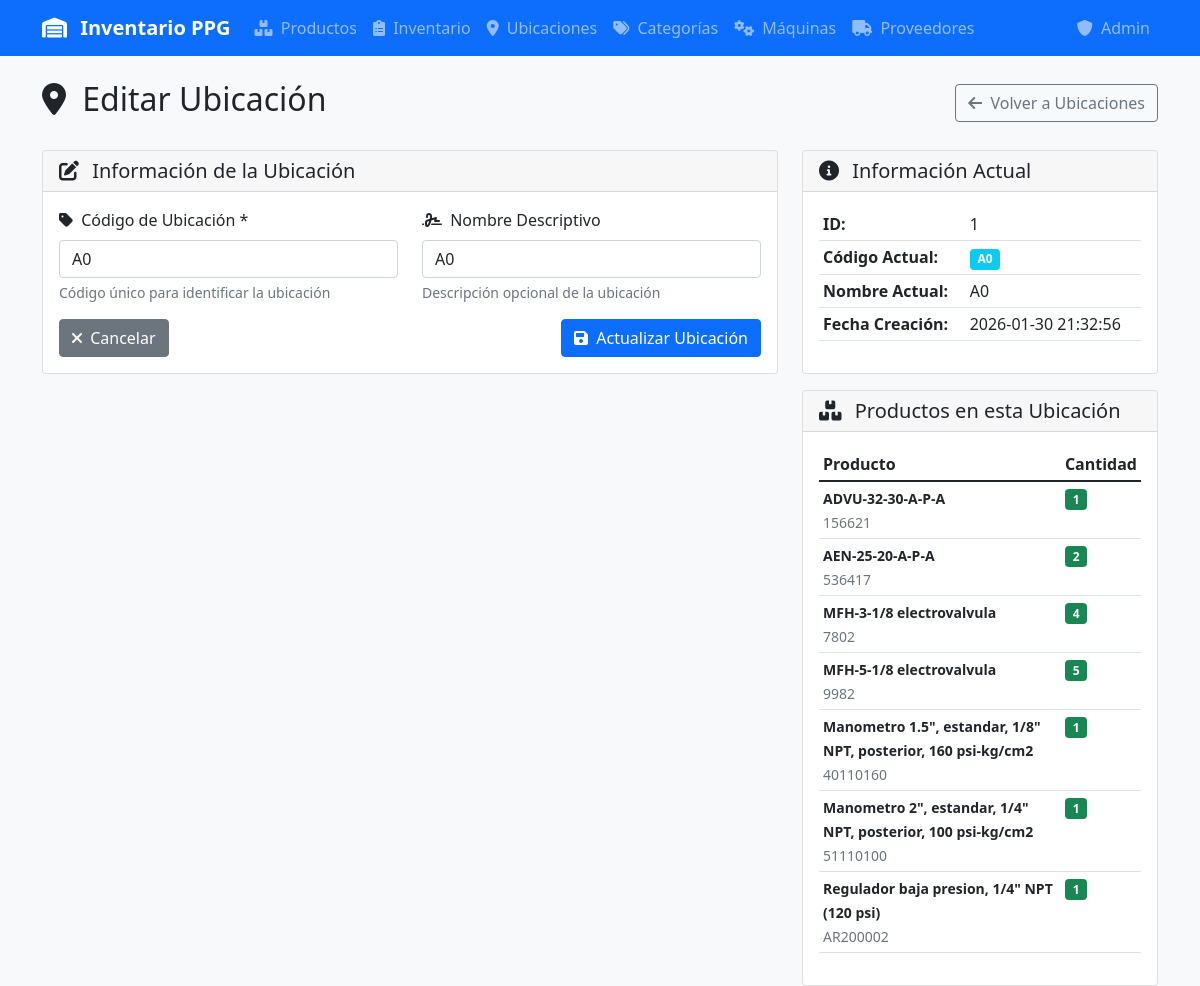
The app's page /ubicacion/editar/1, older data.
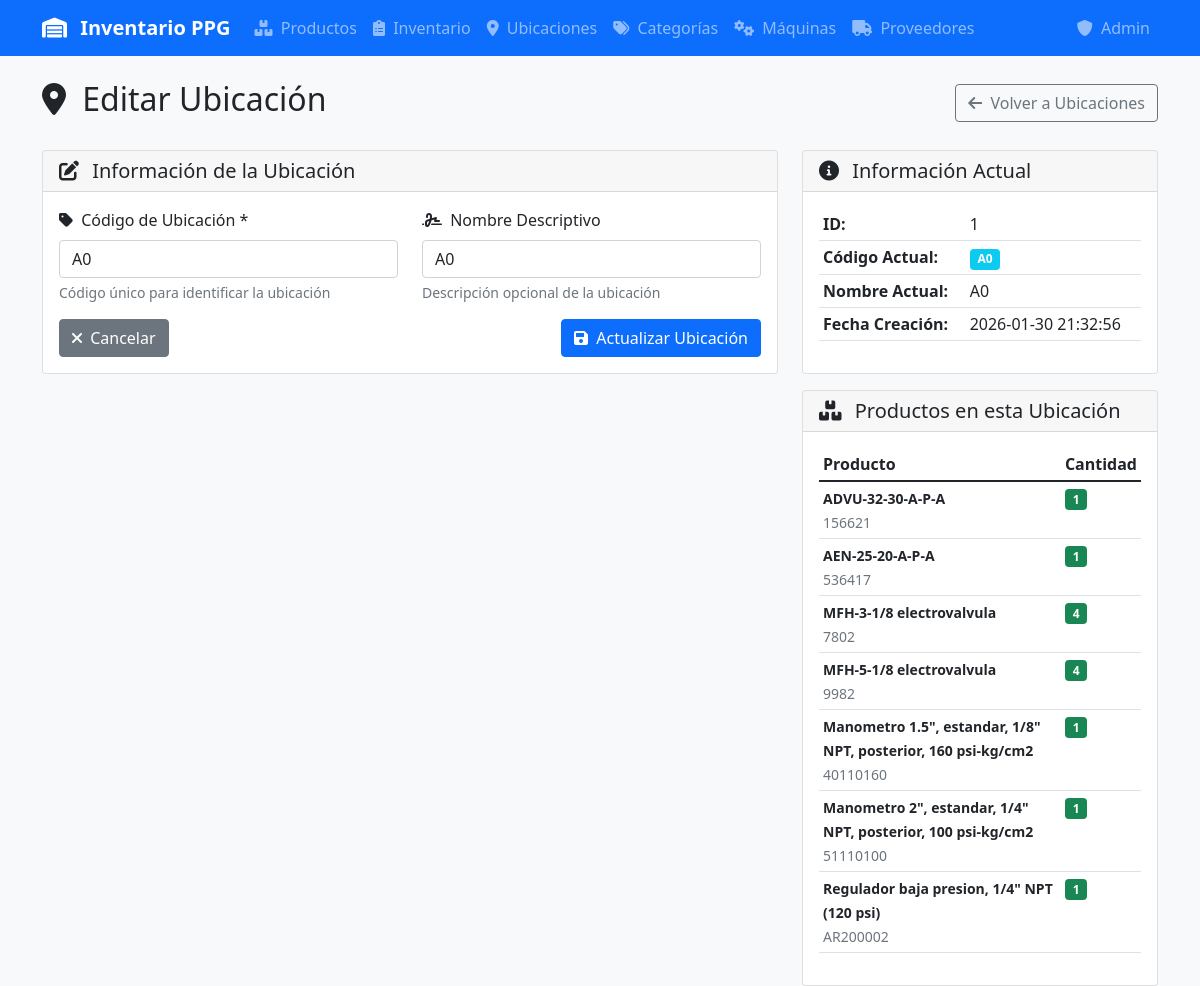
The same page, newer data.
### tables this page shows
CREATE TABLE ubicaciones (
            id INTEGER PRIMARY KEY AUTOINCREMENT,
            codigo TEXT UNIQUE NOT NULL,
            nombre TEXT NOT NULL,
            descripcion TEXT,
            empresa TEXT DEFAULT 'PPG',
            area TEXT DEFAULT 'Oficinas',
            nivel TEXT DEFAULT 'Planta Alta',
            seccion TEXT DEFAULT 'Anaquel Refacciones Maq Cepillo'
        , fecha_creacion TIMESTAMP, fecha_actualizacion TIMESTAMP);

CREATE TABLE inventario (
            id INTEGER PRIMARY KEY AUTOINCREMENT,
            producto_id INTEGER NOT NULL,
            ubicacion_id INTEGER NOT NULL,
            cantidad INTEGER NOT NULL DEFAULT 0,
            fecha_actualizacion DATETIME DEFAULT CURRENT_TIMESTAMP,
            FOREIGN KEY (producto_id) REFERENCES productos (id),
            FOREIGN KEY (ubicacion_id) REFERENCES ubicaciones (id),
            UNIQUE(producto_id, ubicacion_id)
        );

CREATE TABLE productos (
            id INTEGER PRIMARY KEY,
            descripcion TEXT NOT NULL,
            codigo TEXT UNIQUE,
            categoria_id INTEGER,
            subcategoria_id INTEGER,
            marca_id INTEGER,
            notas TEXT,
            cantidad_requerida INTEGER DEFAULT 1,
            maquina_id INTEGER,
            fecha_creacion DATETIME DEFAULT CURRENT_TIMESTAMP,
            fecha_actualizacion DATETIME DEFAULT CURRENT_TIMESTAMP, proveedor_id INTEGER REFERENCES proveedores(id),
            FOREIGN KEY (categoria_id) REFERENCES categorias (id),
            FOREIGN KEY (subcategoria_id) REFERENCES subcategorias (id),
            FOREIGN KEY (marca_id) REFERENCES marcas (id),
            FOREIGN KEY (maquina_id) REFERENCES maquinas (id)
        );

### app.py (the view)
@app.route('/ubicacion/editar/<int:id>')
def editar_ubicacion(id):
    conn = get_db_connection()
    ubicacion = conn.execute('SELECT * FROM ubicaciones WHERE id = ?', (id,)).fetchone()
    if not ubicacion:
        flash('Ubicación no encontrada', 'error')
        return redirect(url_for('ubicaciones'))
    productos = conn.execute('''
        SELECT p.id, p.descripcion, p.codigo, i.cantidad
        FROM inventario i
        JOIN productos p ON i.producto_id = p.id
        WHERE i.ubicacion_id = ?
        ORDER BY p.descripcion
    ''', (id,)).fetchall()
    conn.close()
    return render_template('ubicacion_form.html', ubicacion=ubicacion, productos=productos)

### app.py (called while the page is built)
def get_db_connection():
    conn = sqlite3.connect(DATABASE, timeout=20.0)
    conn.row_factory = sqlite3.Row
    conn.execute('PRAGMA journal_mode=WAL')  # Better concurrent access
    conn.execute('PRAGMA busy_timeout=20000')  # 20 second timeout
    conn.execute('PRAGMA synchronous=NORMAL')  # Faster writes
    conn.execute('PRAGMA cache_size=10000')  # Larger cache
    conn.execute('PRAGMA temp_store=MEMORY')  # Use memory for temp tables
    return conn

### templates/ubicacion_form.html (shortened to what this page needs)
{% extends "base.html" %}
{% block content %}
<div class="d-flex justify-content-between align-items-center mb-4">
    <h2>
        <i class="fas fa-map-marker-alt me-2"></i>
        {% if ubicacion %}Editar Ubicación{% else %}Nueva Ubicación{% endif %}
    </h2>
    <a href="{{ url_for('ubicaciones') }}" class="btn btn-outline-secondary">
        <i class="fas fa-arrow-left me-1"></i>
        Volver a Ubicaciones
    </a>
</div>
<div class="row">
    <div class="col-md-8">
        <div class="card">
            <div class="card-header">
                <h5 class="mb-0">
                    <i class="fas fa-edit me-2"></i>
                    Información de la Ubicación
                </h5>
            </div>
            <div class="card-body">
                <form method="POST" action="{{ url_for('guardar_ubicacion') }}">
                    <div class="row">
                        <div class="col-md-6">
                            <div class="mb-3">
                                <label for="codigo" class="form-label">
                                    <i class="fas fa-tag me-1"></i>
                                    Código de Ubicación *
                                </label>
                                <input type="text" class="form-control" id="codigo" name="codigo"
                                       value="{{ ubicacion.codigo if ubicacion else '' }}"
                                       placeholder="Ej: A1, B2, C3..." required>
                                <div class="form-text">Código único para identificar la ubicación</div>
                            </div>
                        </div>
                        <div class="col-md-6">
                            <div class="mb-3">
                                <label for="nombre" class="form-label">
                                    <i class="fas fa-signature me-1"></i>
                                    Nombre Descriptivo
                                </label>
                                <input type="text" class="form-control" id="nombre" name="nombre"
                                       value="{{ ubicacion.nombre if ubicacion else '' }}"
                                       placeholder="Ej: Estante A - Nivel 1">
                                <div class="form-text">Descripción opcional de la ubicación</div>
                            </div>
                        </div>
                    </div>
                    <div class="d-flex justify-content-between">
                        <a href="{{ url_for('ubicaciones') }}" class="btn btn-secondary">
                            <i class="fas fa-times me-1"></i>
                            Cancelar
                        </a>
                        <button type="submit" class="btn btn-primary">
                            <i class="fas fa-save me-1"></i>
                            {% if ubicacion %}Actualizar Ubicación{% else %}Crear Ubicación{% endif %}
                        </button>
                    </div>
                </form>
            </div>
        </div>
    </div>
    <div class="col-md-4">
        {% if ubicacion %}
        <div class="card">
            <div class="card-header">
                <h5 class="mb-0">
                    <i class="fas fa-info-circle me-2"></i>
                    Información Actual
                </h5>
            </div>
            <div class="card-body">
                <table class="table table-sm">
                    <tr>
                        <td><strong>ID:</strong></td>
                        <td>{{ ubicacion.id }}</td>
                    </tr>
                    <tr>
                        <td><strong>Código Actual:</strong></td>
                        <td><span class="badge bg-info">{{ ubicacion.codigo }}</span></td>
                    </tr>
                    <tr>
                        <td><strong>Nombre Actual:</strong></td>
                        <td>{{ ubicacion.nombre or 'Sin nombre' }}</td>
                    </tr>
                    <tr>
                        <td><strong>Fecha Creación:</strong></td>
                        <td>{{ ubicacion.fecha_creacion or 'N/A' }}</td>
                    </tr>
                </table>
            </div>
        </div>
        {% if productos %}
        <div class="card mt-3">
            <div class="card-header">
                <h5 class="mb-0">
                    <i class="fas fa-boxes me-2"></i>
                    Productos en esta Ubicación
                </h5>
            </div>
            <div class="card-body">
                {% if productos %}
                <div class="table-responsive">
                    <table class="table table-sm">
                        <thead>
                            <tr>
                                <th>Producto</th>
                                <th>Cantidad</th>
                            </tr>
                        </thead>
                        <tbody>
                            {% for producto in productos %}
                            <tr>
                                <td>
                                    <small><strong>{{ producto.descripcion }}</strong></small>
                                    {% if producto.codigo %}
                                    <br><small class="text-muted">{{ producto.codigo }}</small>
                                    {% endif %}
                                </td>
                                <td>
                                    <span class="badge bg-success">{{ producto.cantidad }}</span>
                                </td>
                            </tr>
                            {% endfor %}
                        </tbody>
                    </table>
                </div>
                {% else %}
                <div class="text-center text-muted">
                    <i class="fas fa-box-open fa-2x mb-2"></i>
                    <p>Sin productos almacenados</p>
                </div>
                {% endif %}
            </div>
        </div>
        {% endif %}
        {% endif %}
    </div>
</div>
{% endblock %}

### templates/base.html (shortened to what this page needs)
<!DOCTYPE html>
<html lang="es">
<head>
    <link href="https://cdn.jsdelivr.net/npm/bootstrap@5.1.3/dist/css/bootstrap.min.css" rel="stylesheet">
    <link href="https://cdnjs.cloudflare.com/ajax/libs/font-awesome/6.0.0/css/all.min.css" rel="stylesheet">
</head>
<body class="bg-light">
    <nav class="navbar navbar-expand-lg navbar-dark bg-primary">
        <div class="container">
            <a class="navbar-brand" href="{{ url_for('productos') }}">
                <i class="fas fa-warehouse me-2"></i>
                Inventario PPG
            </a>
            <div class="collapse navbar-collapse" id="navbarNav">
                <ul class="navbar-nav me-auto">
                    <li class="nav-item">
                        <a class="nav-link {{ 'active' if request.endpoint == 'productos' }}" href="{{ url_for('productos') }}">
                            <i class="fas fa-boxes me-1"></i>
                            Productos
                        </a>
                    </li>
                    <li class="nav-item">
                        <a class="nav-link {{ 'active' if request.endpoint == 'inventario' }}" href="{{ url_for('inventario') }}">
                            <i class="fas fa-clipboard-list me-1"></i>
                            Inventario
                        </a>
                    </li>
                    <li class="nav-item">
                        <a class="nav-link {{ 'active' if request.endpoint == 'ubicaciones' }}" href="{{ url_for('ubicaciones') }}">
                            <i class="fas fa-map-marker-alt me-1"></i>
                            Ubicaciones
                        </a>
                    </li>
                    <li class="nav-item">
                        <a class="nav-link {{ 'active' if request.endpoint == 'categorias' }}" href="{{ url_for('categorias') }}">
                            <i class="fas fa-tags me-1"></i>
                            Categorías
                        </a>
                    </li>
                    <li class="nav-item">
                        <a class="nav-link {{ 'active' if request.endpoint == 'maquinas' }}" href="{{ url_for('maquinas') }}">
                            <i class="fas fa-cogs me-1"></i>
                            Máquinas
                        </a>
                    </li>
                    <li class="nav-item">
                        <a class="nav-link {{ 'active' if request.endpoint == 'proveedores' }}" href="{{ url_for('proveedores') }}">
                            <i class="fas fa-truck me-1"></i>
                            Proveedores
                        </a>
                    </li>
                </ul>
                <ul class="navbar-nav">
                    {% if session.admin_username %}
                    <li class="nav-item dropdown">
                        <a class="nav-link dropdown-toggle" href="#" id="adminDropdown" role="button" data-bs-toggle="dropdown">
                            <i class="fas fa-shield-alt me-1"></i>
                            {{ session.admin_username }}
                        </a>
                        <ul class="dropdown-menu">
                            <li><a class="dropdown-item" href="{{ url_for('admin_logs') }}">
                                <i class="fas fa-history me-2"></i>Ver Logs
                            </a></li>
                            <li><a class="dropdown-item" href="{{ url_for('admin_stock_alerts') }}">
                                <i class="fas fa-exclamation-triangle me-2"></i>Alertas de Stock
                            </a></li>
                            <li><hr class="dropdown-divider"></li>
                            <li><h6 class="dropdown-header">Respaldos</h6></li>
                            <li><a class="dropdown-item" href="{{ url_for('descargar_backup') }}">
                                <i class="fas fa-download me-2"></i>Descargar Backup
                            </a></li>
                            <li><a class="dropdown-item" href="#" data-bs-toggle="modal" data-bs-target="#restaurarBackupModal">
                                <i class="fas fa-upload me-2"></i>Restaurar Backup
                            </a></li>
                            <li><hr class="dropdown-divider"></li>
                            <li><a class="dropdown-item" href="{{ url_for('admin_logout') }}">
                                <i class="fas fa-sign-out-alt me-2"></i>Cerrar Sesión
                            </a></li>
                        </ul>
                    </li>
                    {% else %}
                    <li class="nav-item">
                        <a class="nav-link" href="{{ url_for('admin_login') }}">
                            <i class="fas fa-shield-alt me-1"></i>
                            Admin
                        </a>
                    </li>
                    {% endif %}
                </ul>
            </div>
        </div>
    </nav>
    <div class="container mt-4">
        {% block content %}{% endblock %}
    </div>
</body>
</html>

### templates/base.html (style rules this page uses)
.navbar-brand { font-weight: bold; }
.table-responsive { border-radius: 0.5rem; overflow: hidden; }

Row changes from the older to the newer data that the page shows:
changed inventario "AEN-25-20-A-P-A": cantidad "2" → "1"
changed inventario "MFH-5-1/8 electrovalvula": cantidad "5" → "4"
